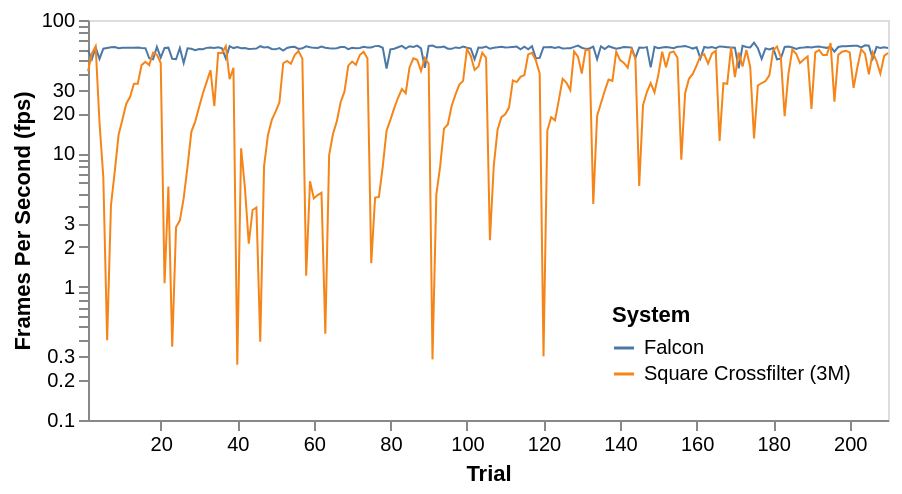

Vega-Lite specification stored for this chart:
### Vega specification from a JSON file in a GitHub repository (floating-point values rounded to 4 significant figures; data arrays with more than 128 entries replaced by an {"elided": "..."} marker saying what was removed)
{"$schema": "https://vega.github.io/schema/vega/v6.json", "background": "white", "padding": 5, "width": 400, "height": 200, "style": "cell", "data": [{"name": "falcon", "values": {"elided": "210 float values"}}, {"name": "square", "values": {"elided": "210 float values"}}, {"name": "data_0", "source": "falcon", "transform": [{"type": "window", "params": [null], "as": ["row"], "ops": ["row_number"], "fields": [null], "sort": {"field": [], "order": []}}, {"type": "formula", "expr": "1000/datum.data", "as": "fps"}, {"type": "formula", "expr": "'Falcon'", "as": "system"}]}, {"name": "data_1", "source": "square", "transform": [{"type": "window", "params": [null], "as": ["row"], "ops": ["row_number"], "fields": [null], "sort": {"field": [], "order": []}}, {"type": "formula", "expr": "1000/datum.data", "as": "fps"}, {"type": "formula", "expr": "'Square Crossfilter (3M)'", "as": "system"}]}], "marks": [{"name": "layer_0_pathgroup", "type": "group", "from": {"facet": {"name": "faceted_path_layer_0_main", "data": "data_0", "groupby": ["system"]}}, "encode": {"update": {"width": {"field": {"group": "width"}}, "height": {"field": {"group": "height"}}}}, "marks": [{"name": "layer_0_marks", "type": "line", "style": ["line"], "sort": {"field": "x"}, "from": {"data": "faceted_path_layer_0_main"}, "encode": {"update": {"stroke": {"scale": "color", "field": "system"}, "description": {"signal": "\"Trial: \" + (format(datum[\"row\"], \"\")) + \"; Frames Per Second (fps): \" + (format(datum[\"fps\"], \"\")) + \"; System: \" + (isValid(datum[\"system\"]) ? datum[\"system\"] : \"\"+datum[\"system\"])"}, "x": {"scale": "x", "field": "row"}, "y": {"scale": "y", "field": "fps"}, "strokeWidth": {"value": 1}, "defined": {"signal": "isValid(datum[\"row\"]) && isFinite(+datum[\"row\"]) && isValid(datum[\"fps\"]) && isFinite(+datum[\"fps\"])"}}}}]}, {"name": "layer_1_pathgroup", "type": "group", "from": {"facet": {"name": "faceted_path_layer_1_main", "data": "data_1", "groupby": ["system"]}}, "encode": {"update": {"width": {"field": {"group": "width"}}, "height": {"field": {"group": "height"}}}}, "marks": [{"name": "layer_1_marks", "type": "line", "style": ["line"], "sort": {"field": "x"}, "from": {"data": "faceted_path_layer_1_main"}, "encode": {"update": {"stroke": {"scale": "color", "field": "system"}, "description": {"signal": "\"Trial: \" + (format(datum[\"row\"], \"\")) + \"; Frames Per Second (fps): \" + (format(datum[\"fps\"], \"\")) + \"; System: \" + (isValid(datum[\"system\"]) ? datum[\"system\"] : \"\"+datum[\"system\"])"}, "x": {"scale": "x", "field": "row"}, "y": {"scale": "y", "field": "fps"}, "strokeWidth": {"value": 1}, "defined": {"signal": "isValid(datum[\"row\"]) && isFinite(+datum[\"row\"]) && isValid(datum[\"fps\"]) && isFinite(+datum[\"fps\"])"}}}}]}], "scales": [{"name": "x", "type": "linear", "domain": {"fields": [{"data": "data_0", "field": "row"}, {"data": "data_1", "field": "row"}]}, "range": [0, {"signal": "width"}], "nice": false, "zero": false}, {"name": "y", "type": "log", "domain": {"fields": [{"data": "data_0", "field": "fps"}, {"data": "data_1", "field": "fps"}]}, "range": [{"signal": "height"}, 0], "nice": true}, {"name": "color", "type": "ordinal", "domain": {"fields": [{"data": "data_0", "field": "system"}, {"data": "data_1", "field": "system"}], "sort": true}, "range": "category"}], "axes": [{"scale": "x", "orient": "bottom", "grid": false, "title": "Trial", "labelFlush": true, "labelOverlap": true, "tickCount": {"signal": "ceil(width/40)"}, "zindex": 0}, {"scale": "y", "orient": "left", "grid": false, "title": "Frames Per Second (fps)", "labelOverlap": "greedy", "zindex": 0}], "legends": [{"orient": "bottom-right", "title": "System", "stroke": "color", "symbolType": "stroke"}]}
